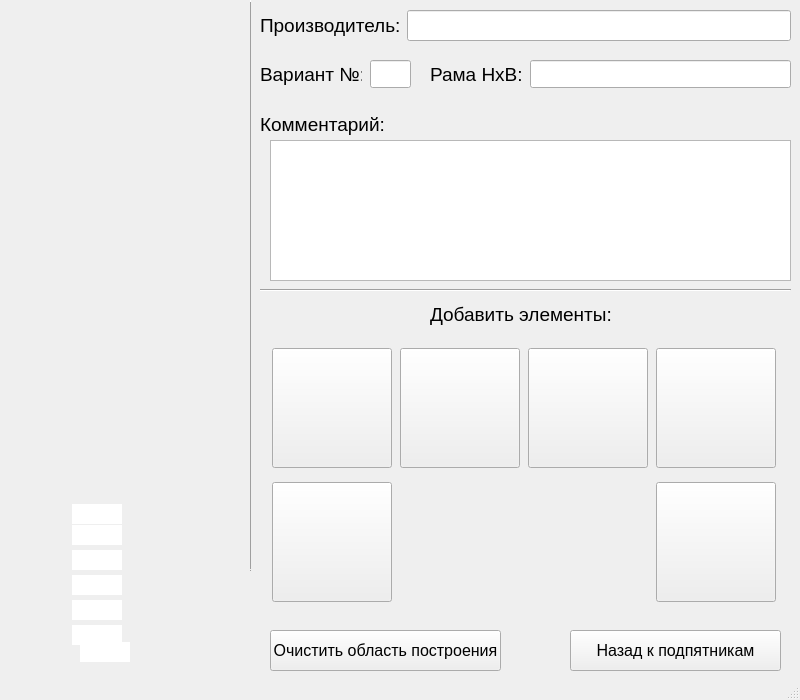
<?xml version="1.0" encoding="UTF-8"?>
<ui version="4.0">
 <class>MainWindow</class>
 <widget class="QMainWindow" name="MainWindow">
  <property name="geometry">
   <rect>
    <x>0</x>
    <y>0</y>
    <width>800</width>
    <height>700</height>
   </rect>
  </property>
  <property name="minimumSize">
   <size>
    <width>250</width>
    <height>700</height>
   </size>
  </property>
  <property name="maximumSize">
   <size>
    <width>800</width>
    <height>700</height>
   </size>
  </property>
  <property name="font">
   <font>
    <family>Arial</family>
    <pointsize>12</pointsize>
   </font>
  </property>
  <property name="windowTitle">
   <string>Отрисовка рам</string>
  </property>
  <widget class="QWidget" name="centralwidget">
   <widget class="QLineEdit" name="lineEdit_d0">
    <property name="geometry">
     <rect>
      <x>80</x>
      <y>642</y>
      <width>50</width>
      <height>20</height>
     </rect>
    </property>
    <property name="font">
     <font>
      <pointsize>9</pointsize>
     </font>
    </property>
    <property name="focusPolicy">
     <enum>Qt::ClickFocus</enum>
    </property>
    <property name="maxLength">
     <number>4</number>
    </property>
    <property name="frame">
     <bool>false</bool>
    </property>
    <property name="alignment">
     <set>Qt::AlignBottom|Qt::AlignLeading|Qt::AlignLeft</set>
    </property>
   </widget>
   <widget class="QLabel" name="bgrnd">
    <property name="geometry">
     <rect>
      <x>0</x>
      <y>0</y>
      <width>250</width>
      <height>671</height>
     </rect>
    </property>
    <property name="text">
     <string/>
    </property>
    <property name="pixmap">
     <pixmap>pics/frame/Bgrnd.png</pixmap>
    </property>
    <property name="scaledContents">
     <bool>true</bool>
    </property>
   </widget>
   <widget class="Line" name="line">
    <property name="geometry">
     <rect>
      <x>250</x>
      <y>0</y>
      <width>1</width>
      <height>571</height>
     </rect>
    </property>
    <property name="frameShadow">
     <enum>QFrame::Raised</enum>
    </property>
    <property name="lineWidth">
     <number>2</number>
    </property>
    <property name="orientation">
     <enum>Qt::Vertical</enum>
    </property>
   </widget>
   <widget class="QWidget" name="horizontalLayoutWidget">
    <property name="geometry">
     <rect>
      <x>260</x>
      <y>10</y>
      <width>531</width>
      <height>31</height>
     </rect>
    </property>
    <layout class="QHBoxLayout" name="horizontalLayout">
     <item>
      <widget class="QLabel" name="label_3">
       <property name="font">
        <font>
         <pointsize>14</pointsize>
        </font>
       </property>
       <property name="text">
        <string>Производитель:</string>
       </property>
      </widget>
     </item>
     <item>
      <widget class="QLineEdit" name="lineEdit">
       <property name="font">
        <font>
         <pointsize>14</pointsize>
        </font>
       </property>
       <property name="alignment">
        <set>Qt::AlignCenter</set>
       </property>
      </widget>
     </item>
    </layout>
   </widget>
   <widget class="QLabel" name="label_4">
    <property name="geometry">
     <rect>
      <x>260</x>
      <y>60</y>
      <width>102</width>
      <height>29</height>
     </rect>
    </property>
    <property name="font">
     <font>
      <pointsize>14</pointsize>
     </font>
    </property>
    <property name="text">
     <string>Вариант №:</string>
    </property>
   </widget>
   <widget class="QLineEdit" name="lineEdit_variant">
    <property name="geometry">
     <rect>
      <x>370</x>
      <y>60</y>
      <width>41</width>
      <height>28</height>
     </rect>
    </property>
    <property name="font">
     <font>
      <pointsize>14</pointsize>
     </font>
    </property>
    <property name="focusPolicy">
     <enum>Qt::ClickFocus</enum>
    </property>
    <property name="maxLength">
     <number>2</number>
    </property>
    <property name="alignment">
     <set>Qt::AlignCenter</set>
    </property>
   </widget>
   <widget class="Line" name="line_2">
    <property name="geometry">
     <rect>
      <x>260</x>
      <y>280</y>
      <width>531</width>
      <height>20</height>
     </rect>
    </property>
    <property name="orientation">
     <enum>Qt::Horizontal</enum>
    </property>
   </widget>
   <widget class="QLabel" name="label_8">
    <property name="geometry">
     <rect>
      <x>430</x>
      <y>60</y>
      <width>102</width>
      <height>29</height>
     </rect>
    </property>
    <property name="font">
     <font>
      <pointsize>14</pointsize>
     </font>
    </property>
    <property name="text">
     <string>Рама HxB:</string>
    </property>
   </widget>
   <widget class="QLineEdit" name="lineEdit_frame">
    <property name="geometry">
     <rect>
      <x>530</x>
      <y>60</y>
      <width>261</width>
      <height>28</height>
     </rect>
    </property>
    <property name="font">
     <font>
      <pointsize>14</pointsize>
     </font>
    </property>
    <property name="focusPolicy">
     <enum>Qt::ClickFocus</enum>
    </property>
    <property name="maxLength">
     <number>10</number>
    </property>
    <property name="alignment">
     <set>Qt::AlignCenter</set>
    </property>
   </widget>
   <widget class="QLabel" name="label_9">
    <property name="geometry">
     <rect>
      <x>260</x>
      <y>110</y>
      <width>131</width>
      <height>29</height>
     </rect>
    </property>
    <property name="font">
     <font>
      <pointsize>14</pointsize>
     </font>
    </property>
    <property name="text">
     <string>Комментарий:</string>
    </property>
   </widget>
   <widget class="QTextEdit" name="textEdit">
    <property name="geometry">
     <rect>
      <x>270</x>
      <y>140</y>
      <width>521</width>
      <height>141</height>
     </rect>
    </property>
    <property name="font">
     <font>
      <pointsize>12</pointsize>
     </font>
    </property>
   </widget>
   <widget class="QPushButton" name="pushButton_pp1">
    <property name="geometry">
     <rect>
      <x>570</x>
      <y>630</y>
      <width>211</width>
      <height>41</height>
     </rect>
    </property>
    <property name="text">
     <string>Назад к подпятникам</string>
    </property>
   </widget>
   <widget class="QLabel" name="label_g1">
    <property name="geometry">
     <rect>
      <x>0</x>
      <y>635</y>
      <width>115</width>
      <height>36</height>
     </rect>
    </property>
    <property name="text">
     <string/>
    </property>
    <property name="pixmap">
     <pixmap>pics/frame/G1.png</pixmap>
    </property>
    <property name="scaledContents">
     <bool>true</bool>
    </property>
   </widget>
   <widget class="QLabel" name="label_10">
    <property name="geometry">
     <rect>
      <x>430</x>
      <y>300</y>
      <width>191</width>
      <height>29</height>
     </rect>
    </property>
    <property name="font">
     <font>
      <pointsize>14</pointsize>
     </font>
    </property>
    <property name="text">
     <string>Добавить элементы:</string>
    </property>
   </widget>
   <widget class="QWidget" name="gridLayoutWidget">
    <property name="geometry">
     <rect>
      <x>270</x>
      <y>340</y>
      <width>511</width>
      <height>271</height>
     </rect>
    </property>
    <layout class="QGridLayout" name="gridLayout">
     <item row="0" column="1">
      <widget class="QPushButton" name="pushButton_dg2">
       <property name="sizePolicy">
        <sizepolicy hsizetype="Fixed" vsizetype="Fixed">
         <horstretch>0</horstretch>
         <verstretch>0</verstretch>
        </sizepolicy>
       </property>
       <property name="minimumSize">
        <size>
         <width>120</width>
         <height>120</height>
        </size>
       </property>
       <property name="maximumSize">
        <size>
         <width>120</width>
         <height>120</height>
        </size>
       </property>
       <property name="sizeIncrement">
        <size>
         <width>0</width>
         <height>0</height>
        </size>
       </property>
       <property name="text">
        <string/>
       </property>
       <property name="icon">
        <iconset>
         <normaloff>pics/thumbs/frdg2.jpg</normaloff>pics/thumbs/frdg2.jpg</iconset>
       </property>
       <property name="iconSize">
        <size>
         <width>110</width>
         <height>110</height>
        </size>
       </property>
       <property name="flat">
        <bool>false</bool>
       </property>
      </widget>
     </item>
     <item row="0" column="2">
      <widget class="QPushButton" name="pushButton_d1">
       <property name="sizePolicy">
        <sizepolicy hsizetype="Fixed" vsizetype="Fixed">
         <horstretch>0</horstretch>
         <verstretch>0</verstretch>
        </sizepolicy>
       </property>
       <property name="minimumSize">
        <size>
         <width>120</width>
         <height>120</height>
        </size>
       </property>
       <property name="maximumSize">
        <size>
         <width>120</width>
         <height>120</height>
        </size>
       </property>
       <property name="sizeIncrement">
        <size>
         <width>0</width>
         <height>0</height>
        </size>
       </property>
       <property name="text">
        <string/>
       </property>
       <property name="icon">
        <iconset>
         <normaloff>pics/thumbs/frd1.jpg</normaloff>pics/thumbs/frd1.jpg</iconset>
       </property>
       <property name="iconSize">
        <size>
         <width>110</width>
         <height>110</height>
        </size>
       </property>
       <property name="flat">
        <bool>false</bool>
       </property>
      </widget>
     </item>
     <item row="0" column="0">
      <widget class="QPushButton" name="pushButton_dg1">
       <property name="sizePolicy">
        <sizepolicy hsizetype="Fixed" vsizetype="Fixed">
         <horstretch>0</horstretch>
         <verstretch>0</verstretch>
        </sizepolicy>
       </property>
       <property name="minimumSize">
        <size>
         <width>120</width>
         <height>120</height>
        </size>
       </property>
       <property name="maximumSize">
        <size>
         <width>120</width>
         <height>120</height>
        </size>
       </property>
       <property name="sizeIncrement">
        <size>
         <width>0</width>
         <height>0</height>
        </size>
       </property>
       <property name="text">
        <string/>
       </property>
       <property name="icon">
        <iconset>
         <normaloff>pics/thumbs/frdg1.jpg</normaloff>pics/thumbs/frdg1.jpg</iconset>
       </property>
       <property name="iconSize">
        <size>
         <width>110</width>
         <height>110</height>
        </size>
       </property>
       <property name="flat">
        <bool>false</bool>
       </property>
      </widget>
     </item>
     <item row="1" column="0">
      <widget class="QPushButton" name="pushButton_g2">
       <property name="sizePolicy">
        <sizepolicy hsizetype="Fixed" vsizetype="Fixed">
         <horstretch>0</horstretch>
         <verstretch>0</verstretch>
        </sizepolicy>
       </property>
       <property name="minimumSize">
        <size>
         <width>120</width>
         <height>120</height>
        </size>
       </property>
       <property name="maximumSize">
        <size>
         <width>120</width>
         <height>120</height>
        </size>
       </property>
       <property name="sizeIncrement">
        <size>
         <width>0</width>
         <height>0</height>
        </size>
       </property>
       <property name="text">
        <string/>
       </property>
       <property name="icon">
        <iconset>
         <normaloff>pics/thumbs/frg2.jpg</normaloff>pics/thumbs/frg2.jpg</iconset>
       </property>
       <property name="iconSize">
        <size>
         <width>110</width>
         <height>110</height>
        </size>
       </property>
       <property name="flat">
        <bool>false</bool>
       </property>
      </widget>
     </item>
     <item row="0" column="3">
      <widget class="QPushButton" name="pushButton_d2">
       <property name="sizePolicy">
        <sizepolicy hsizetype="Fixed" vsizetype="Fixed">
         <horstretch>0</horstretch>
         <verstretch>0</verstretch>
        </sizepolicy>
       </property>
       <property name="minimumSize">
        <size>
         <width>120</width>
         <height>120</height>
        </size>
       </property>
       <property name="maximumSize">
        <size>
         <width>120</width>
         <height>120</height>
        </size>
       </property>
       <property name="sizeIncrement">
        <size>
         <width>0</width>
         <height>0</height>
        </size>
       </property>
       <property name="text">
        <string/>
       </property>
       <property name="icon">
        <iconset>
         <normaloff>pics/thumbs/frd2.jpg</normaloff>pics/thumbs/frd2.jpg</iconset>
       </property>
       <property name="iconSize">
        <size>
         <width>110</width>
         <height>110</height>
        </size>
       </property>
       <property name="flat">
        <bool>false</bool>
       </property>
      </widget>
     </item>
     <item row="1" column="3">
      <widget class="QPushButton" name="pushButton_nd">
       <property name="sizePolicy">
        <sizepolicy hsizetype="Fixed" vsizetype="Fixed">
         <horstretch>0</horstretch>
         <verstretch>0</verstretch>
        </sizepolicy>
       </property>
       <property name="minimumSize">
        <size>
         <width>120</width>
         <height>120</height>
        </size>
       </property>
       <property name="maximumSize">
        <size>
         <width>120</width>
         <height>120</height>
        </size>
       </property>
       <property name="sizeIncrement">
        <size>
         <width>0</width>
         <height>0</height>
        </size>
       </property>
       <property name="text">
        <string/>
       </property>
       <property name="icon">
        <iconset>
         <normaloff>pics/thumbs/frg1x.jpg</normaloff>pics/thumbs/frg1x.jpg</iconset>
       </property>
       <property name="iconSize">
        <size>
         <width>110</width>
         <height>110</height>
        </size>
       </property>
       <property name="flat">
        <bool>false</bool>
       </property>
      </widget>
     </item>
    </layout>
   </widget>
   <widget class="QLabel" name="label_dg1">
    <property name="geometry">
     <rect>
      <x>0</x>
      <y>616</y>
      <width>89</width>
      <height>36</height>
     </rect>
    </property>
    <property name="text">
     <string/>
    </property>
    <property name="pixmap">
     <pixmap>pics/frame/DG1.png</pixmap>
    </property>
    <property name="scaledContents">
     <bool>true</bool>
    </property>
   </widget>
   <widget class="QLineEdit" name="lineEdit_d1">
    <property name="geometry">
     <rect>
      <x>72</x>
      <y>625</y>
      <width>50</width>
      <height>20</height>
     </rect>
    </property>
    <property name="font">
     <font>
      <pointsize>10</pointsize>
     </font>
    </property>
    <property name="focusPolicy">
     <enum>Qt::ClickFocus</enum>
    </property>
    <property name="maxLength">
     <number>4</number>
    </property>
    <property name="frame">
     <bool>false</bool>
    </property>
    <property name="alignment">
     <set>Qt::AlignLeading|Qt::AlignLeft|Qt::AlignVCenter</set>
    </property>
   </widget>
   <widget class="QLabel" name="label_ng">
    <property name="geometry">
     <rect>
      <x>0</x>
      <y>635</y>
      <width>115</width>
      <height>36</height>
     </rect>
    </property>
    <property name="text">
     <string/>
    </property>
    <property name="pixmap">
     <pixmap>pics/frame/NG.png</pixmap>
    </property>
    <property name="scaledContents">
     <bool>true</bool>
    </property>
   </widget>
   <widget class="QLabel" name="label_d1">
    <property name="geometry">
     <rect>
      <x>0</x>
      <y>591</y>
      <width>89</width>
      <height>36</height>
     </rect>
    </property>
    <property name="text">
     <string/>
    </property>
    <property name="pixmap">
     <pixmap>pics/frame/D1.png</pixmap>
    </property>
    <property name="scaledContents">
     <bool>true</bool>
    </property>
   </widget>
   <widget class="QLabel" name="label_d2">
    <property name="geometry">
     <rect>
      <x>0</x>
      <y>566</y>
      <width>89</width>
      <height>36</height>
     </rect>
    </property>
    <property name="text">
     <string/>
    </property>
    <property name="pixmap">
     <pixmap>pics/frame/D2.png</pixmap>
    </property>
    <property name="scaledContents">
     <bool>true</bool>
    </property>
   </widget>
   <widget class="QLabel" name="label_d1_2">
    <property name="geometry">
     <rect>
      <x>0</x>
      <y>541</y>
      <width>89</width>
      <height>36</height>
     </rect>
    </property>
    <property name="text">
     <string/>
    </property>
    <property name="pixmap">
     <pixmap>pics/frame/D1.png</pixmap>
    </property>
    <property name="scaledContents">
     <bool>true</bool>
    </property>
   </widget>
   <widget class="QLabel" name="label_dg2">
    <property name="geometry">
     <rect>
      <x>0</x>
      <y>516</y>
      <width>89</width>
      <height>36</height>
     </rect>
    </property>
    <property name="text">
     <string/>
    </property>
    <property name="pixmap">
     <pixmap>pics/frame/DG2.png</pixmap>
    </property>
    <property name="scaledContents">
     <bool>true</bool>
    </property>
   </widget>
   <widget class="QLabel" name="label_g2">
    <property name="geometry">
     <rect>
      <x>0</x>
      <y>492</y>
      <width>89</width>
      <height>36</height>
     </rect>
    </property>
    <property name="text">
     <string/>
    </property>
    <property name="pixmap">
     <pixmap>pics/frame/G2.png</pixmap>
    </property>
    <property name="scaledContents">
     <bool>true</bool>
    </property>
   </widget>
   <widget class="QLineEdit" name="lineEdit_d1_2">
    <property name="geometry">
     <rect>
      <x>72</x>
      <y>600</y>
      <width>50</width>
      <height>20</height>
     </rect>
    </property>
    <property name="font">
     <font>
      <pointsize>10</pointsize>
     </font>
    </property>
    <property name="focusPolicy">
     <enum>Qt::ClickFocus</enum>
    </property>
    <property name="maxLength">
     <number>4</number>
    </property>
    <property name="frame">
     <bool>false</bool>
    </property>
    <property name="alignment">
     <set>Qt::AlignLeading|Qt::AlignLeft|Qt::AlignVCenter</set>
    </property>
   </widget>
   <widget class="QLineEdit" name="lineEdit_d1_3">
    <property name="geometry">
     <rect>
      <x>72</x>
      <y>575</y>
      <width>50</width>
      <height>20</height>
     </rect>
    </property>
    <property name="font">
     <font>
      <pointsize>10</pointsize>
     </font>
    </property>
    <property name="focusPolicy">
     <enum>Qt::ClickFocus</enum>
    </property>
    <property name="maxLength">
     <number>4</number>
    </property>
    <property name="frame">
     <bool>false</bool>
    </property>
    <property name="alignment">
     <set>Qt::AlignLeading|Qt::AlignLeft|Qt::AlignVCenter</set>
    </property>
   </widget>
   <widget class="QLineEdit" name="lineEdit_d1_4">
    <property name="geometry">
     <rect>
      <x>72</x>
      <y>550</y>
      <width>50</width>
      <height>20</height>
     </rect>
    </property>
    <property name="font">
     <font>
      <pointsize>10</pointsize>
     </font>
    </property>
    <property name="focusPolicy">
     <enum>Qt::ClickFocus</enum>
    </property>
    <property name="maxLength">
     <number>4</number>
    </property>
    <property name="frame">
     <bool>false</bool>
    </property>
    <property name="alignment">
     <set>Qt::AlignLeading|Qt::AlignLeft|Qt::AlignVCenter</set>
    </property>
   </widget>
   <widget class="QLineEdit" name="lineEdit_d1_5">
    <property name="geometry">
     <rect>
      <x>72</x>
      <y>525</y>
      <width>50</width>
      <height>20</height>
     </rect>
    </property>
    <property name="font">
     <font>
      <pointsize>10</pointsize>
     </font>
    </property>
    <property name="focusPolicy">
     <enum>Qt::ClickFocus</enum>
    </property>
    <property name="maxLength">
     <number>4</number>
    </property>
    <property name="frame">
     <bool>false</bool>
    </property>
    <property name="alignment">
     <set>Qt::AlignLeading|Qt::AlignLeft|Qt::AlignVCenter</set>
    </property>
   </widget>
   <widget class="QLineEdit" name="lineEdit_d1_6">
    <property name="geometry">
     <rect>
      <x>72</x>
      <y>504</y>
      <width>50</width>
      <height>20</height>
     </rect>
    </property>
    <property name="font">
     <font>
      <pointsize>10</pointsize>
     </font>
    </property>
    <property name="focusPolicy">
     <enum>Qt::ClickFocus</enum>
    </property>
    <property name="maxLength">
     <number>4</number>
    </property>
    <property name="frame">
     <bool>false</bool>
    </property>
    <property name="alignment">
     <set>Qt::AlignLeading|Qt::AlignLeft|Qt::AlignVCenter</set>
    </property>
   </widget>
   <widget class="QPushButton" name="pushButton_clr">
    <property name="geometry">
     <rect>
      <x>270</x>
      <y>630</y>
      <width>231</width>
      <height>41</height>
     </rect>
    </property>
    <property name="text">
     <string>Очистить область построения</string>
    </property>
   </widget>
   <zorder>bgrnd</zorder>
   <zorder>label_ng</zorder>
   <zorder>label_g1</zorder>
   <zorder>lineEdit_d0</zorder>
   <zorder>line</zorder>
   <zorder>horizontalLayoutWidget</zorder>
   <zorder>label_4</zorder>
   <zorder>lineEdit_variant</zorder>
   <zorder>line_2</zorder>
   <zorder>label_8</zorder>
   <zorder>lineEdit_frame</zorder>
   <zorder>label_9</zorder>
   <zorder>textEdit</zorder>
   <zorder>pushButton_pp1</zorder>
   <zorder>label_10</zorder>
   <zorder>gridLayoutWidget</zorder>
   <zorder>label_dg1</zorder>
   <zorder>lineEdit_d1</zorder>
   <zorder>label_d1</zorder>
   <zorder>label_d2</zorder>
   <zorder>label_d1_2</zorder>
   <zorder>label_dg2</zorder>
   <zorder>label_g2</zorder>
   <zorder>lineEdit_d1_2</zorder>
   <zorder>lineEdit_d1_3</zorder>
   <zorder>lineEdit_d1_4</zorder>
   <zorder>lineEdit_d1_5</zorder>
   <zorder>lineEdit_d1_6</zorder>
   <zorder>pushButton_clr</zorder>
  </widget>
  <widget class="QStatusBar" name="statusbar"/>
 </widget>
 <resources/>
 <connections/>
</ui>
